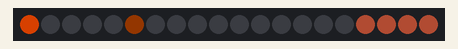
A sketch run on a simulated ATtiny85, built with avr-gcc and run on an emulated ATtiny85. Parts: 20 RGB LEDs in strip order, left to right. Dim RGB values are drawn brighter than linear; random numbers use the default seed unless the sketch sets one.

Above: at 0.45 s.
At 5.26 s:
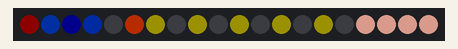
At 10.07 s:
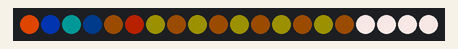
At 19.99 s:
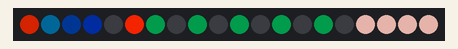
At 29.63 s:
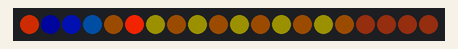
At 39.56 s:
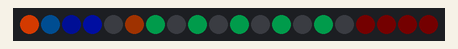

The sketch:

presepe-1.0.ino
```cpp
// (licence header left out)
#include "FastLED.h"

// definisce il numero di led da comnadare nella striscia
#define NUM_LEDS 20

#define DATA_PIN 3

CRGB leds[NUM_LEDS];
// elemento 0 = quanti sono i led da comandare
// elemento 1, 2... la lista dei led

void firePit(int ledarray[]);

// array degli effetti, primo numero = quanti sono i led, poi sequenza dei led

//effetto fuoco
int fuoco_led[] = {1,0};
int fuoco2_led[] = {1,5};

int water0_led[] = {1,1};
int water1_led[] = {1,2};
int water2_led[] = {1,3};


//sequenze di lampeggio
int lampeggia_led_A[]={6,4,7,9,11,13,15};
int lampeggia_led_B[]={5,6,8,10,12,14};
int lampeggia_led_C[]={3,1,2,3};

//quante fasi ha ogni sequenza.
//esempio: acceso e spento = 2
//esempio: giallo, rosso, verde = 3
int lampeggia_sequenza_A = 2;
int lampeggia_sequenza_B = 4;

int lampeggia_sequenza_C = 4;


//quali colori devono lampeggiare
//primo   numero = colore
//secondo numero = luminosità
//terzo   numero = saturazione

int lampeggia_colori_A[2][3]={
  {32,255,100},
  {32,255,0}
  };

int lampeggia_colori_B[4][3]={
  {60,255,100},
  {96,255,100},
  {128,255,100},
  {128,255,100}
  };

int lampeggia_colori_C[4][3]={
  {135,255,100},
  {165,255,100},
  {145,255,100},
  {155,255,100}
  };

int lampeggia_conta_A = 0;
int lampeggia_conta_B = 0;
int lampeggia_conta_C = 0;

int lampa(int cycle, int maxN, int ledarray[], int seqarray[][3]);

int giornonotte_led[]= {4,16,17,18,19};
int giornonotte_conta = 0;

int giornonotte(int cycle, int ledarray[]);

int bright = 255;
int fade = 32;

unsigned long pi_previousA = 0;
const long pi_intervalA = 750;

unsigned long pi_previousB = 0;
const long pi_intervalB = 1000;

unsigned long pi_previousC = 0;
const long pi_intervalC = 250;

unsigned long pi_previousGN = 0;
const long pi_intervalGN = 200;

unsigned long pi_previousF = 0;
unsigned long pi_previousF2 = 0;


unsigned long pi_previousW0 = 0;
unsigned long pi_previousW1 = 0;
unsigned long pi_previousW2 = 0;

void setup() {
//  Serial.begin(9600);
  FastLED.addLeds<WS2812B, DATA_PIN, GRB>(leds, NUM_LEDS);
//  pinMode(13, OUTPUT);
 }

void loop() {
  unsigned long current = millis();

// effetto lampeggia A
  if (current - pi_previousA >= pi_intervalA) {
    pi_previousA = current;
    lampeggia_conta_A = lampa(lampeggia_conta_A, lampeggia_sequenza_A, lampeggia_led_A, lampeggia_colori_A);
  }

// effetto lampeggia B
  if (current - pi_previousB >= pi_intervalB) {
    pi_previousB = current;
    lampeggia_conta_B = lampa(lampeggia_conta_B, lampeggia_sequenza_B, lampeggia_led_B, lampeggia_colori_B);
  }
/*
// effetto lampeggia C
  if (current - pi_previousC >= pi_intervalC) {
    pi_previousC = current;
    lampeggia_conta_C = lampa(lampeggia_conta_C, lampeggia_sequenza_C, lampeggia_led_C, lampeggia_colori_C);
  }
*/

// effetto giornonotte
  if (current - pi_previousGN >= pi_intervalGN) {
    pi_previousGN = current;
    giornonotte_conta = giornonotte(giornonotte_conta, giornonotte_led);
  }

// effetto fuoco
  if (current - pi_previousF >= random(20, 80)) {
    pi_previousF = current;
    firePit(fuoco_led);
  }

// effetto fuoco2
  if (current - pi_previousF2 >= random(20, 80)) {
    pi_previousF2 = current;
    firePit(fuoco2_led);
  }

// effetto acqua
  if (current - pi_previousW0 >= random(300, 700)) {
    pi_previousW0 = current;
    h2o(water0_led);
  }

// effetto acqua
  if (current - pi_previousW1 >= random(300, 700)) {
    pi_previousW1 = current;
    h2o(water1_led);
  }

// effetto acqua
  if (current - pi_previousW2 >= random(300, 700)) {
    pi_previousW2 = current;
    h2o(water2_led);
  }


}

void firePit(int ledarray[]){
    for (int i = 0; i < ledarray[0]; i++){
    int C = random(0, 32); //color red, orange and yellow
    int B = random(50, 255); // bright
    int S = random(255); //sat
    leds[ledarray[i+1]] = CHSV(C,255,B);
  }
  FastLED.show();
}


void h2o(int ledarray[]){
    for (int i = 0; i < ledarray[0]; i++){
    int C = random(135, 160); //color red, orange and yellow
    int B = random(50, 150); // bright
    int S = random(255); //sat
    leds[ledarray[i+1]] = CHSV(C,255,B);
  }
  FastLED.show();
}

int giornonotte(int cycle, int ledarray[]){
  int C = 16; //color
  int B = sin8(cycle);      // bright
  int S = sin8(cycle+128);  //saturation
  for (int i = 0; i < ledarray[0]; i++){
    leds[ledarray[i+1]] = CHSV(C,S,B);
  }
  FastLED.show();
  cycle ++;
  return cycle;
}


int lampa(int cycleLM, int maxN, int ledarray[], int seqarray[][3]){
  if (cycleLM>maxN-1) {
    cycleLM=0;
  }
  for (int i = 0; i<ledarray[0]; i++){
    leds[ledarray[i+1]]= CHSV(seqarray[cycleLM][0],seqarray[cycleLM][1],seqarray[cycleLM][2]);
  }

  FastLED.show();
  cycleLM++;
  return cycleLM;
}
```
